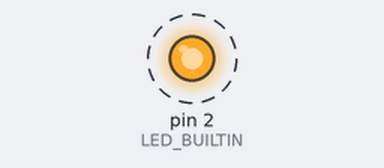
Recording of a sketch running on a simulated Arduino Uno, built with avr-gcc and run on an emulated ATmega328P. Parts: output pins drawn as LEDs (lit = HIGH). Dashed ring = blinking. What the sketch prints to the serial monitor is not drawn.

Above: at 0.5 s.
Timing chart, 0 to 4.6 s (numbered marks = the images above):
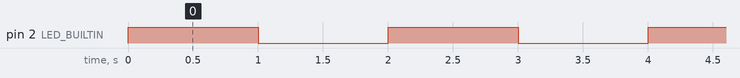

The sketch:

blink.ino
```cpp
#define LED_BUILTIN  2

void setup() {
  // initialize digital pin LED_BUILTIN as an output.
  pinMode(LED_BUILTIN, OUTPUT);
  Serial.begin(115200);
}

void loop() {
  digitalWrite(LED_BUILTIN, HIGH);
  Serial.println("high");
  delay(1000);
  digitalWrite(LED_BUILTIN, LOW);
  Serial.println("low");
  delay(1000);
}
```

Measured:
- by itself, pin 2 (LED_BUILTIN): alternates HIGH for 1.0 s and LOW for 1.0 s
